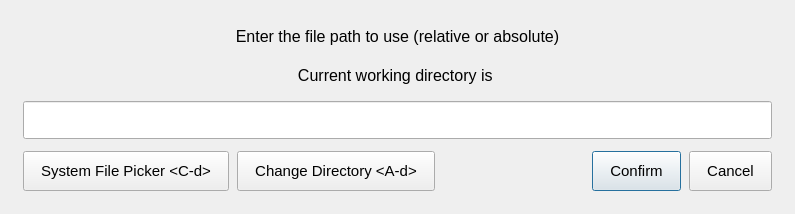
<?xml version="1.0" encoding="UTF-8"?>
<ui version="4.0">
 <class>FileDialog</class>
 <widget class="QDialog" name="FileDialog">
  <property name="geometry">
   <rect>
    <x>0</x>
    <y>0</y>
    <width>795</width>
    <height>214</height>
   </rect>
  </property>
  <property name="windowTitle">
   <string>Dialog</string>
  </property>
  <property name="sizeGripEnabled">
   <bool>false</bool>
  </property>
  <property name="modal">
   <bool>false</bool>
  </property>
  <layout class="QVBoxLayout" name="verticalLayout_2">
   <item>
    <layout class="QVBoxLayout" name="verticalLayout">
     <property name="spacing">
      <number>12</number>
     </property>
     <property name="leftMargin">
      <number>12</number>
     </property>
     <property name="topMargin">
      <number>12</number>
     </property>
     <property name="rightMargin">
      <number>12</number>
     </property>
     <property name="bottomMargin">
      <number>12</number>
     </property>
     <item>
      <widget class="QLabel" name="mainLabel">
       <property name="font">
        <font>
         <pointsize>12</pointsize>
        </font>
       </property>
       <property name="text">
        <string>Enter the file path to use (relative or absolute)</string>
       </property>
       <property name="alignment">
        <set>Qt::AlignCenter</set>
       </property>
      </widget>
     </item>
     <item>
      <widget class="QLabel" name="cwdLabel">
       <property name="font">
        <font>
         <pointsize>12</pointsize>
        </font>
       </property>
       <property name="text">
        <string>Current working directory is &lt;cwd&gt;</string>
       </property>
       <property name="alignment">
        <set>Qt::AlignCenter</set>
       </property>
      </widget>
     </item>
     <item>
      <widget class="QLineEdit" name="filePathBox">
       <property name="font">
        <font>
         <pointsize>11</pointsize>
        </font>
       </property>
       <property name="styleSheet">
        <string notr="true">padding: 8px</string>
       </property>
      </widget>
     </item>
     <item>
      <layout class="QHBoxLayout" name="horizontalLayout">
       <property name="spacing">
        <number>8</number>
       </property>
       <item>
        <widget class="QPushButton" name="openSystemDialogButton">
         <property name="font">
          <font>
           <pointsize>11</pointsize>
          </font>
         </property>
         <property name="styleSheet">
          <string notr="true">padding: 10px 17px</string>
         </property>
         <property name="text">
          <string>System File Picker &lt;C-d&gt;</string>
         </property>
         <property name="autoDefault">
          <bool>false</bool>
         </property>
        </widget>
       </item>
       <item>
        <widget class="QPushButton" name="chdirButton">
         <property name="font">
          <font>
           <pointsize>11</pointsize>
          </font>
         </property>
         <property name="styleSheet">
          <string notr="true">padding: 10px 17px</string>
         </property>
         <property name="text">
          <string>Change Directory &lt;A-d&gt;</string>
         </property>
         <property name="autoDefault">
          <bool>false</bool>
         </property>
         <property name="flat">
          <bool>false</bool>
         </property>
        </widget>
       </item>
       <item>
        <spacer name="horizontalSpacer">
         <property name="orientation">
          <enum>Qt::Horizontal</enum>
         </property>
         <property name="sizeHint" stdset="0">
          <size>
           <width>80</width>
           <height>20</height>
          </size>
         </property>
        </spacer>
       </item>
       <item>
        <widget class="QPushButton" name="confirmButton">
         <property name="font">
          <font>
           <pointsize>11</pointsize>
          </font>
         </property>
         <property name="styleSheet">
          <string notr="true">padding: 10px 17px</string>
         </property>
         <property name="text">
          <string>Confirm</string>
         </property>
        </widget>
       </item>
       <item>
        <widget class="QPushButton" name="cancelButton">
         <property name="font">
          <font>
           <pointsize>11</pointsize>
          </font>
         </property>
         <property name="styleSheet">
          <string notr="true">padding: 10px 17px</string>
         </property>
         <property name="text">
          <string>Cancel</string>
         </property>
         <property name="autoDefault">
          <bool>false</bool>
         </property>
        </widget>
       </item>
      </layout>
     </item>
    </layout>
   </item>
  </layout>
 </widget>
 <resources/>
 <connections/>
</ui>
